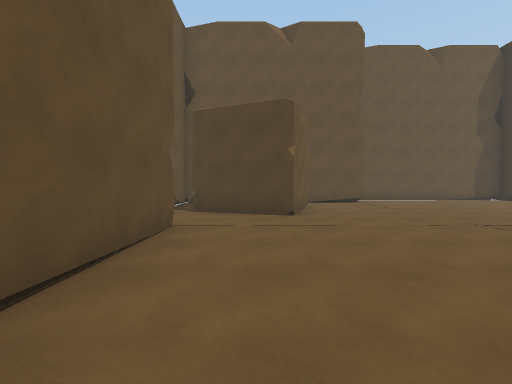
View 1 (above)

22 first-person views from a walk through a Unity game level. The camera is 1.4 m above the floor, tilts 2° down and sees 90° across. The floor is counted in squares, 2 m on a side. Each view is taken from the middle of a square. On the plan, view 1 faces up. The plan holds only what a view shows up to about 9 squares ahead; the rest is blank. The place goes on beyond the plan.

View 2
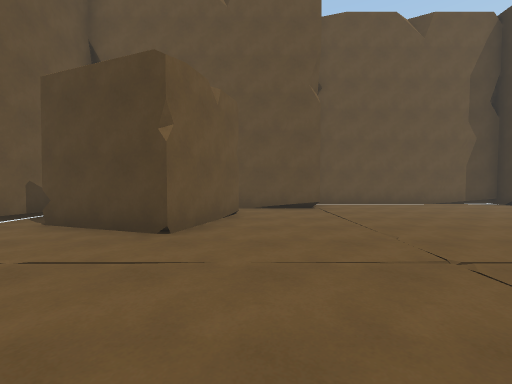

View 3
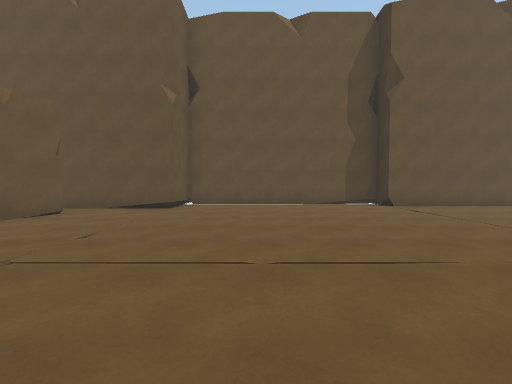

View 4
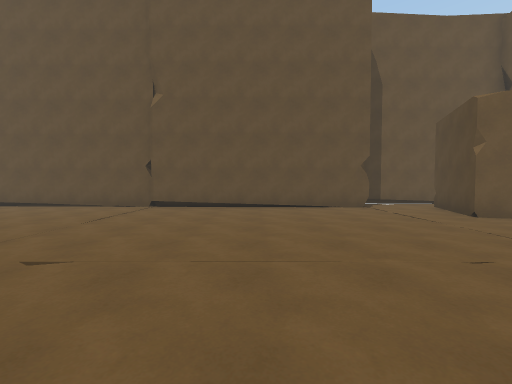

View 5
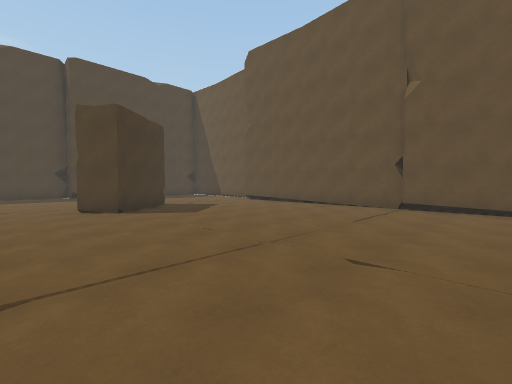

View 6
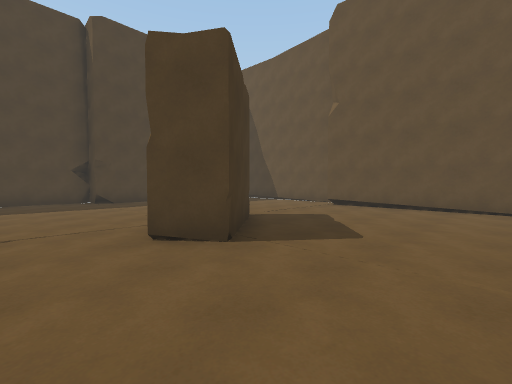

View 7
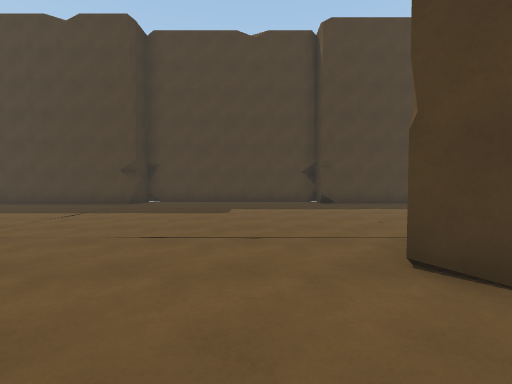

View 8
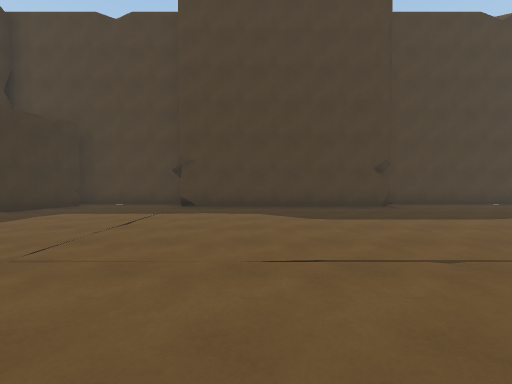

View 9
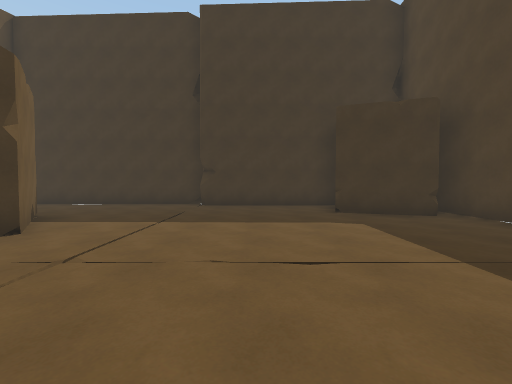

View 10
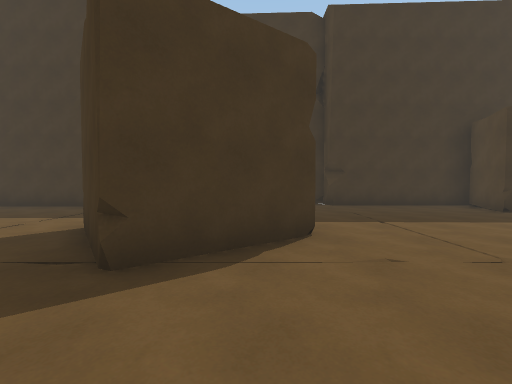

View 11
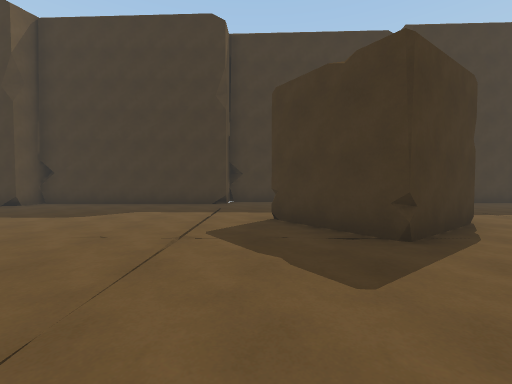

View 12
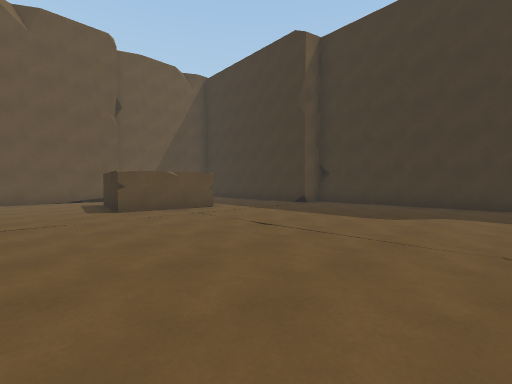

View 13
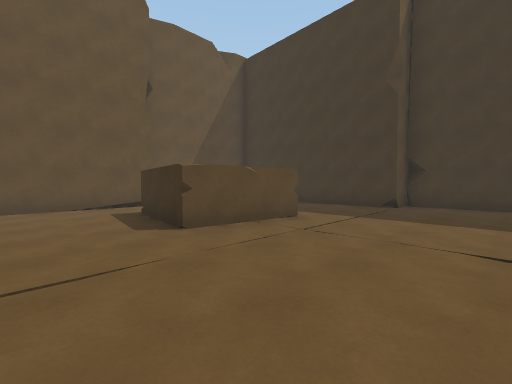

View 14
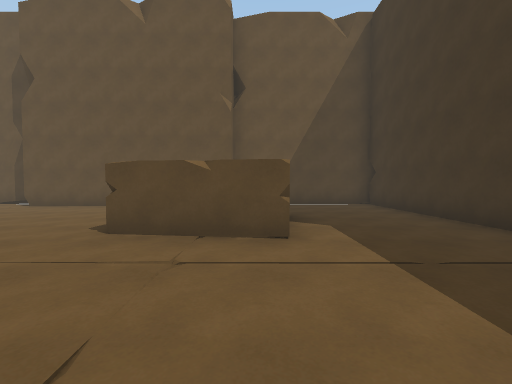

View 15
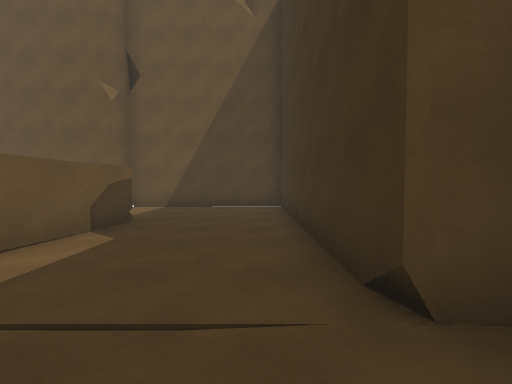

View 16
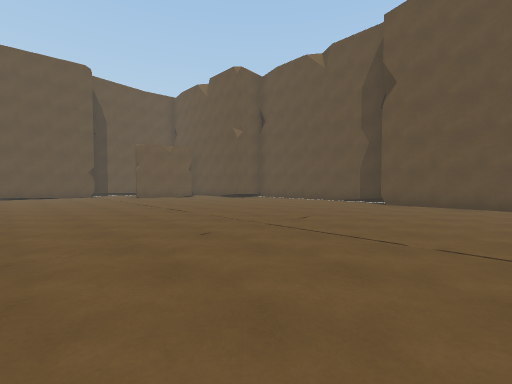

View 17
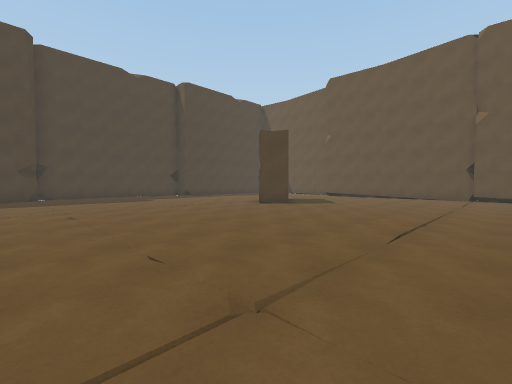

View 18
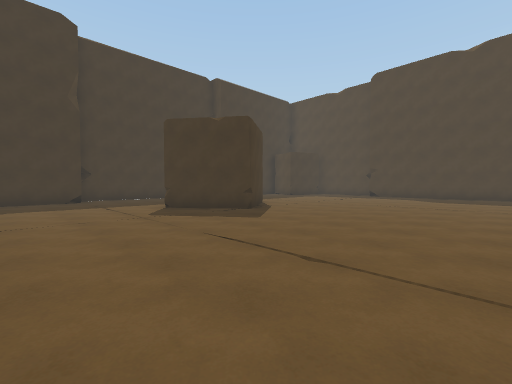

View 19
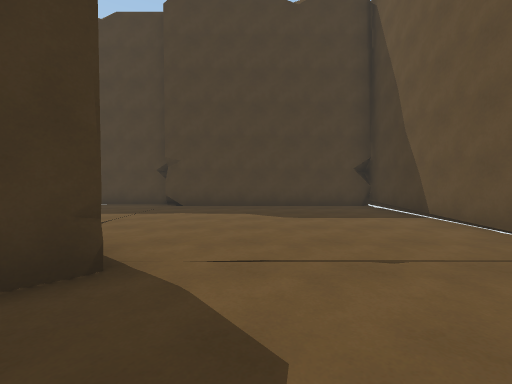

View 20
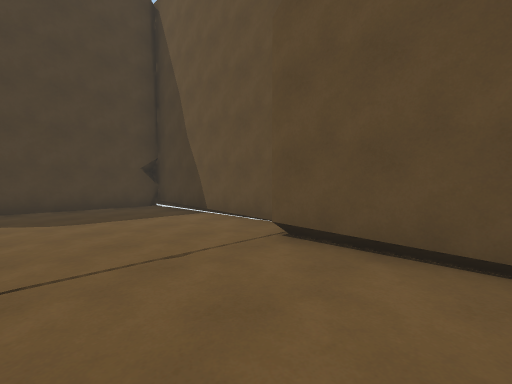

View 21
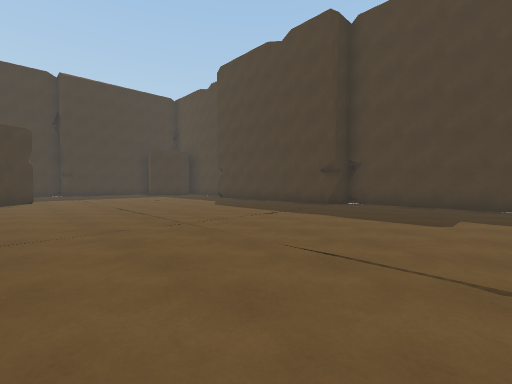

View 22
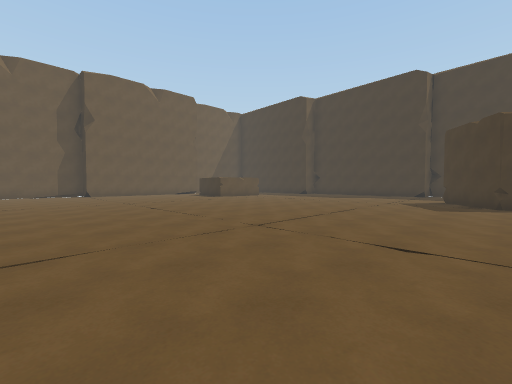

### Floor plan
Points are (right, up) in squares from view 1. A wall is a line through its corners. A room is listed if a view was taken in it or the views show most of it. See-through windows are left out.
Room 1 (views 1, 2, 3, 4, 5, 6, 7, 8, 9, 10, 11, 12, 13, 14, 15, 16, 17, 18, 19, 20, 21, 22)
walls: (-1.6, -2) (-1.6, -8.2); (21.6, -2.1) (21.6, 4.2); (20.7, 4.2) (20.7, 10.7) (16.3, 10.6); (-1.3, 4.4) (-1.3, -2); (16, 9.8) (10, 9.7) (10, 10.6) (3.8, 10.5) (3.8, 9) (0.6, 9.1); (21.8, 4.3) (20.8, 4.2); (21.9, -8.6) (22.2, -8.3) (22.5, -8.3) (22.5, -2.6); (16.5, -14.5) (20.4, -14.5); (-2.5, -9) (-2.5, -14.1); (21.9, -12.8) (21.9, -8.3); (-2.5, 9) (-2.5, 4.8); (-2.6, -13.8) (3.8, -13.8) (3.8, -14.5) (10, -14.5) (10, -13.7) (10.2, -13.6) (16.3, -13.6)
low walls: (20.8, 4.2) (20.7, 4.6)
objects: other object (-1, 6) to (1, 8); other object (3, -8) to (4, -7); other object (15, 6) to (17, 8); other object (16, -6) to (19, -4); other object (20, -14) to (21, -12)

Positions as (right, up) in squares from view 1, and headings:
1: (0, 0), facing up
2: (2, 2), facing up
3: (6, 2), facing up
4: (6, 1), facing left
5: (6, 0), facing down-left
6: (6, -4), facing down-left
7: (6, -5), facing down
8: (14, -6), facing down
9: (14, -10), facing right
10: (14, -6), facing right
11: (13, -3), facing right
12: (13, -1), facing up-right
13: (13, 2), facing up-right
14: (17, 2), facing up
15: (20, 3), facing up
16: (13, 1), facing up-left
17: (11, -1), facing down-left
18: (11, 0), facing down-right
19: (1, -6), facing down
20: (1, -6), facing down-left
21: (6, -6), facing down-right
22: (7, -5), facing up-right
